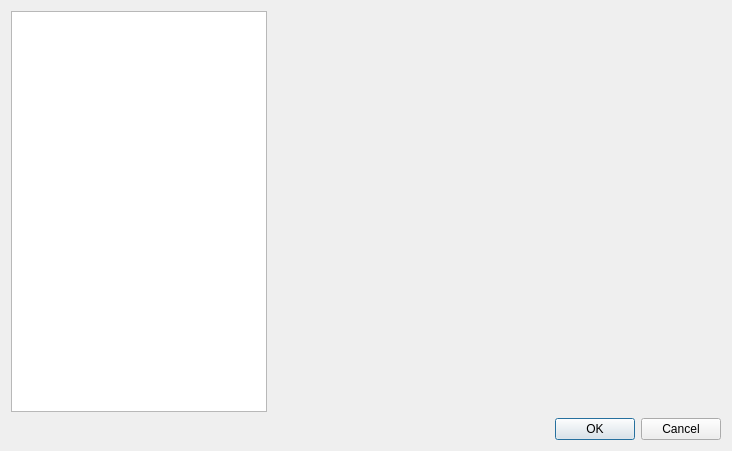
<?xml version="1.0" encoding="UTF-8"?>
<ui version="4.0">
 <class>MSIMPreferencesDialog</class>
 <widget class="QDialog" name="MSIMPreferencesDialog">
  <property name="geometry">
   <rect>
    <x>0</x>
    <y>0</y>
    <width>732</width>
    <height>451</height>
   </rect>
  </property>
  <property name="windowTitle">
   <string>Dialog</string>
  </property>
  <layout class="QGridLayout" name="gridLayout" columnstretch="0,1">
   <item row="0" column="0">
    <widget class="QListWidget" name="listWidget">
     <property name="sizePolicy">
      <sizepolicy hsizetype="Minimum" vsizetype="Expanding">
       <horstretch>0</horstretch>
       <verstretch>0</verstretch>
      </sizepolicy>
     </property>
     <property name="verticalScrollBarPolicy">
      <enum>Qt::ScrollBarAlwaysOff</enum>
     </property>
     <property name="horizontalScrollBarPolicy">
      <enum>Qt::ScrollBarAlwaysOff</enum>
     </property>
     <property name="editTriggers">
      <set>QAbstractItemView::NoEditTriggers</set>
     </property>
     <property name="showDropIndicator" stdset="0">
      <bool>false</bool>
     </property>
     <property name="selectionMode">
      <enum>QAbstractItemView::NoSelection</enum>
     </property>
     <property name="iconSize">
      <size>
       <width>96</width>
       <height>96</height>
      </size>
     </property>
     <property name="movement">
      <enum>QListView::Static</enum>
     </property>
     <property name="flow">
      <enum>QListView::TopToBottom</enum>
     </property>
     <property name="spacing">
      <number>9</number>
     </property>
     <property name="viewMode">
      <enum>QListView::IconMode</enum>
     </property>
     <property name="uniformItemSizes">
      <bool>true</bool>
     </property>
     <property name="selectionRectVisible">
      <bool>true</bool>
     </property>
    </widget>
   </item>
   <item row="0" column="1">
    <widget class="QStackedWidget" name="pages"/>
   </item>
   <item row="1" column="0" colspan="2">
    <widget class="QDialogButtonBox" name="buttonBox">
     <property name="orientation">
      <enum>Qt::Horizontal</enum>
     </property>
     <property name="standardButtons">
      <set>QDialogButtonBox::Cancel|QDialogButtonBox::Ok</set>
     </property>
    </widget>
   </item>
  </layout>
 </widget>
 <resources/>
 <connections>
  <connection>
   <sender>buttonBox</sender>
   <signal>accepted()</signal>
   <receiver>MSIMPreferencesDialog</receiver>
   <slot>accept()</slot>
   <hints>
    <hint type="sourcelabel">
     <x>248</x>
     <y>254</y>
    </hint>
    <hint type="destinationlabel">
     <x>157</x>
     <y>274</y>
    </hint>
   </hints>
  </connection>
  <connection>
   <sender>buttonBox</sender>
   <signal>rejected()</signal>
   <receiver>MSIMPreferencesDialog</receiver>
   <slot>reject()</slot>
   <hints>
    <hint type="sourcelabel">
     <x>316</x>
     <y>260</y>
    </hint>
    <hint type="destinationlabel">
     <x>286</x>
     <y>274</y>
    </hint>
   </hints>
  </connection>
 </connections>
</ui>
